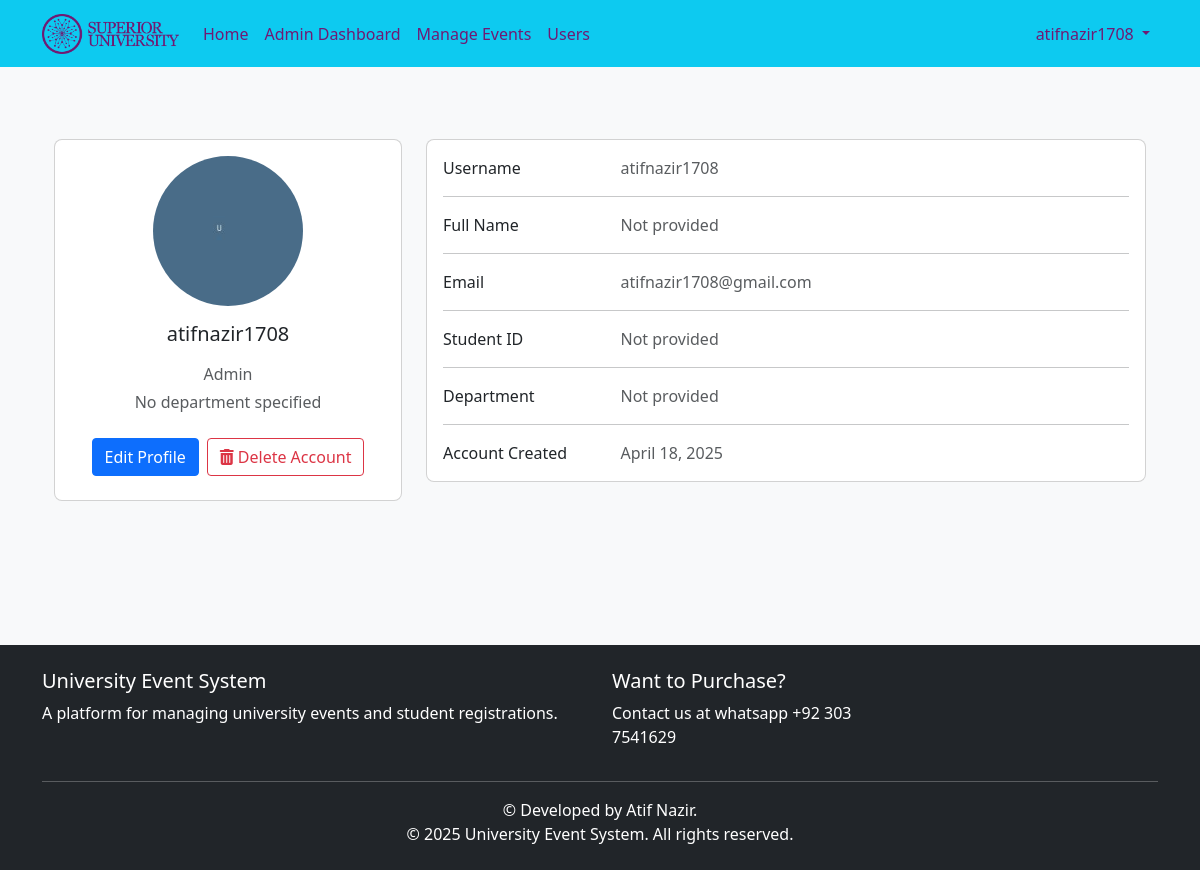
The page /profile (signed in) on the database its author committed.
### app/models.py (models this page shows, shortened)
class User(db.Model, UserMixin):
    id = db.Column(db.Integer, primary_key=True)
    username = db.Column(db.String(64), unique=True, nullable=False)
    full_name = db.Column(db.String(100), nullable=True)  # New field for full name
    email = db.Column(db.String(120), unique=True, nullable=False)
    password_hash = db.Column(db.String(128), nullable=False)
    role = db.Column(db.String(20), nullable=False, default='student')
    student_id = db.Column(db.String(100), nullable=True)  # New field for student ID
    profile_image = db.Column(db.String(200), nullable=True)  # New field for profile picture URL
    department = db.Column(db.String(100), nullable=True)  # Department
    bio = db.Column(db.String(500), nullable=True)  # Optional bio field
    created_at = db.Column(db.DateTime, default=datetime.utcnow)
    registrations = db.relationship('Registration', backref='user', lazy=True)
    def is_admin(self):
        return self.role == 'admin'

### app/routes/auth.py (the view)
@auth.route('/profile')
@login_required
def profile():
    return render_template('auth/profile.html', title='My Profile')

### app/models.py (called while the page is built)
@login_manager.user_loader
def load_user(user_id):
    return User.query.get(int(user_id))

### app/templates/auth/profile.html (shortened to what this page needs)
{% extends 'base.html' %}
{% block content %}
<div class="container py-5">
    <div class="row">
        <div class="col-md-4">
            <div class="card mb-4">
                <div class="card-body text-center">
                    <div class="mb-3">
                        <img src="{{ url_for('static', filename='profile_pics/' + (current_user.profile_image or 'default.jpg')) }}"
                            alt="Profile Picture" class="rounded-circle img-fluid" style="width: 150px; height: 150px; object-fit: cover;">
                    </div>
                    <h5 class="my-3">{{ current_user.full_name or current_user.username }}</h5>
                    <p class="text-muted mb-1">{{ current_user.role.capitalize() }}</p>
                    <p class="text-muted mb-4">{{ current_user.department or 'No department specified' }}</p>
                    <div class="d-flex justify-content-center mb-2">
                        <a href="{{ url_for('auth.edit_profile') }}" class="btn btn-primary me-2">Edit Profile</a>
                        <a href="{{ url_for('auth.delete_account') }}" class="btn btn-outline-danger">
                            <i class="fas fa-trash-alt me-1"></i>Delete Account
                        </a>
                    </div>
                </div>
            </div>
        </div>
        <div class="col-md-8">
            <div class="card mb-4">
                <div class="card-body">
                    <div class="row">
                        <div class="col-sm-3">
                            <p class="mb-0">Username</p>
                        </div>
                        <div class="col-sm-9">
                            <p class="text-muted mb-0">{{ current_user.username }}</p>
                        </div>
                    </div>
                    <hr>
                    <div class="row">
                        <div class="col-sm-3">
                            <p class="mb-0">Full Name</p>
                        </div>
                        <div class="col-sm-9">
                            <p class="text-muted mb-0">{{ current_user.full_name or 'Not provided' }}</p>
                        </div>
                    </div>
                    <hr>
                    <div class="row">
                        <div class="col-sm-3">
                            <p class="mb-0">Email</p>
                        </div>
                        <div class="col-sm-9">
                            <p class="text-muted mb-0">{{ current_user.email }}</p>
                        </div>
                    </div>
                    <hr>
                    <div class="row">
                        <div class="col-sm-3">
                            <p class="mb-0">Student ID</p>
                        </div>
                        <div class="col-sm-9">
                            <p class="text-muted mb-0">{{ current_user.student_id or 'Not provided' }}</p>
                        </div>
                    </div>
                    <hr>
                    <div class="row">
                        <div class="col-sm-3">
                            <p class="mb-0">Department</p>
                        </div>
                        <div class="col-sm-9">
                            <p class="text-muted mb-0">{{ current_user.department or 'Not provided' }}</p>
                        </div>
                    </div>
                    <hr>
                    <div class="row">
                        <div class="col-sm-3">
                            <p class="mb-0">Account Created</p>
                        </div>
                        <div class="col-sm-9">
                            <p class="text-muted mb-0">{{ current_user.created_at.strftime('%B %d, %Y') }}</p>
                        </div>
                    </div>
                </div>
            </div>
        </div>
    </div>
</div>
{% endblock %}

### app/templates/base.html (shortened to what this page needs)
<!DOCTYPE html>
<html lang="en">
<head>
    <link href="https://cdn.jsdelivr.net/npm/bootstrap@5.3.0/dist/css/bootstrap.min.css" rel="stylesheet">
    <link href="https://cdnjs.cloudflare.com/ajax/libs/font-awesome/6.0.0/css/all.min.css" rel="stylesheet">
    <link rel="stylesheet" href="https://cdn.jsdelivr.net/npm/flatpickr/dist/flatpickr.min.css">
    <link rel="stylesheet" href="{{ url_for('static', filename='css/style.css') }}">
    <link rel="stylesheet" href="{{ url_for('static', filename='css/notification.css') }}">
</head>
<body>
    <header>
        <nav class="navbar navbar-expand-lg navbar-dark">
            <div class="container">
                <a class="navbar-brand" href="{{ url_for('main.home') }}">
                    <img src="{{ url_for('static', filename='images/university_logo.png') }}"
                         alt=""
                         height="40"
                         class="d-inline-block align-text-top"
                         onerror="this.style.display='none'; document.getElementById('brand-text').style.display='inline';">
                </a>
                <div class="collapse navbar-collapse" id="navbarNav">
                    <ul class="navbar-nav me-auto">
                        <li class="nav-item">
                            <a class="nav-link {% if request.endpoint == 'main.home' %}active{% endif %}" href="{{ url_for('main.home') }}">Home</a>
                        </li>
                        {% if current_user.is_authenticated %}
                            {% if current_user.is_admin() %}
                                <li class="nav-item">
                                    <a class="nav-link {% if request.endpoint.startswith('admin.') %}active{% endif %}" href="{{ url_for('admin.dashboard') }}">Admin Dashboard</a>
                                </li>
                                <li class="nav-item">
                                    <a class="nav-link {% if request.endpoint == 'admin.events' %}active{% endif %}" href="{{ url_for('admin.events') }}">Manage Events</a>
                                </li>
                                <li class="nav-item">
                                    <a class="nav-link {% if request.endpoint == 'admin.users' %}active{% endif %}" href="{{ url_for('admin.users') }}">Users</a>
                                </li>
                            {% endif %}
                        {% endif %}
                    </ul>
                    <ul class="navbar-nav">
                        {% if current_user.is_authenticated %}
                            <li class="nav-item dropdown">
                                <a class="nav-link dropdown-toggle" href="#" id="navbarDropdown" role="button" data-bs-toggle="dropdown" aria-expanded="false">
                                    {{ current_user.username }}
                                </a>
                            </li>
                        {% endif %}
                    </ul>
                </div>
            </div>
        </nav>
    </header>
    <main class="container py-4">
        {% block content %}{% endblock %}
    </main>
    <footer class="bg-dark text-white mt-5 py-4">
        <div class="container">
            <div class="row">
                <div class="col-md-6">
                    <h5>University Event System</h5>
                    <p>A platform for managing university events and student registrations.</p>
                </div>
                <div class="col-md-3">
                    <h5>Want to Purchase?</h5>
                    <p>Contact us at whatsapp +92 303 7541629</p>
                </div>
            </div>
            <hr>
            <div class="text-center">
                <p class="mb-0">&copy; Developed by Atif Nazir.</p>
                <p class="mb-0">&copy; {{ year }} University Event System. All rights reserved.</p>
            </div>
        </div>
    </footer>
</body>
</html>

### app/static/css/style.css (style rules this page uses)
body { background-color: #f8f9fa; font-family: 'Segoe UI', Tahoma, Geneva, Verdana, sans-serif; }
.navbar-brand { font-weight: 600; }
.card { border-radius: 0.5rem; overflow: hidden; transition: transform 0.3s ease, box-shadow 0.3s ease; }
.btn { border-radius: 0.25rem; }
.btn-primary { background-color: #0d6efd; border-color: #0d6efd; }
footer { margin-top: 2rem; }

### app/templates/base.html (style rules this page uses)
header nav.navbar { background-color: #007BFF; }
.navbar-nav .nav-link { color: #701A73 !important; }
.navbar-brand { color: #ffffff; }
.navbar { background-color: #0DCAF0 !important; }

### rows shown on the page
User: username "atifnazir1708", full_name+username "atifnazir1708", role "Admin", department "No department specified", full_name "Not provided", email "atifnazir1708@gmail.com", department "Not provided", created_at "April 18, 2025"

### other values the page prints
{{ current_user.student_id or 'Not provided' }} "Not provided"
